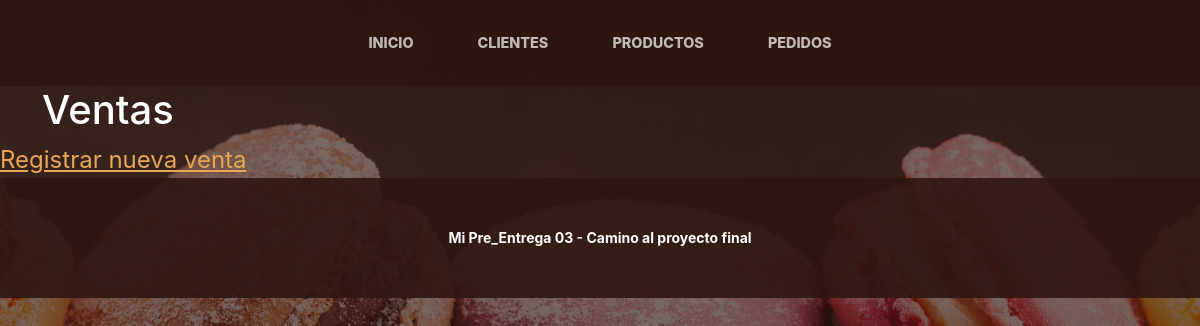
The app's page /venta, older data.
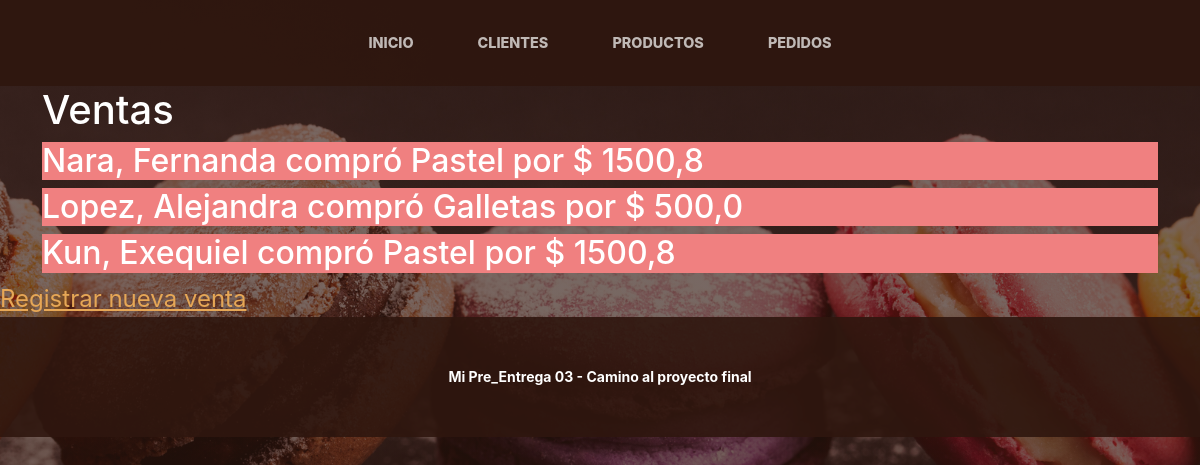
The same page, newer data.
### apps/venta/models.py (models this page shows, shortened)
class Vender (models.Model):
    carrito = models.ForeignKey(Producto, on_delete=models.SET_NULL, null=True, blank=True)
    cliente = models.ForeignKey(Cliente, on_delete=models.SET_NULL, null=True, blank=True)

### apps/cliente/models.py (models this page shows)
class Cliente(models.Model):
    nombre = models.CharField(max_length=20)
    apellido = models.CharField(max_length=20)
    nacimiento = models.DateField(null=True)
    contacto = models.CharField(max_length=25)
    ciudad_id = models.ForeignKey(Ciudad, on_delete=models.SET_NULL, null=True, blank=True)
    domicilio = models.CharField(max_length=25)
    def __str__(self):
        return f"{self.apellido}, {self.nombre}"

### apps/producto/models.py (models this page shows, shortened)
class Producto(models.Model):
    nombre = models.CharField(max_length=15)
    sabor = models.CharField(max_length=15)
    descripcion = models.CharField(max_length=50)
    precio = models.FloatField()

### apps/venta/views.py (the view)
# urls.py: path('', home, name='home'),
def home (request):
    ventas_registradas = Vender.objects.all()
    contexto = {"ventas": ventas_registradas}
    return render(request, "venta/index.html", contexto)

### apps/venta/templates/venta/index.html
{% extends 'MENU/index.html' %}
    {% block INDEX_TITULO %}
        <div class="container">
            <h1>Ventas</h1>
        </div>
    {% endblock INDEX_TITULO %}
    {% block INDEX_CONTENIDO %}
        <div class="container">
            {% for venta in ventas %}
                <h2>{{ venta.cliente }} compró {{ venta.carrito.nombre }} por $ {{ venta.carrito.precio }}</h2>
            {% endfor %}
        </div>
        <a href="{% url 'venta:nuevaventa' %}"  style="font-size: x-large;">Registrar nueva venta</a>
    {% endblock INDEX_CONTENIDO %}

### apps/MENU/templates/MENU/index.html (shortened to what this page needs)
{% extends 'MENU/base.html' %}
{% block CONTENIDO %}
    {% block INDEX_TITULO %}
    {% endblock INDEX_TITULO %}
    {% block INDEX_CONTENIDO %}{% endblock INDEX_CONTENIDO %}
{% endblock CONTENIDO %}

### apps/MENU/templates/MENU/base.html (shortened to what this page needs)
{% load static %}
<!DOCTYPE html>
<html lang="en">
<head>
    <link href="{% static 'MENU/css/styles.css' %}" rel="stylesheet" />
</head>
<body display="flex", flex-direction="column">
    {% include 'MENU/navbar.html' %}
    {% block CONTENIDO %}
    {% endblock CONTENIDO %}
</body>
<footer>{% include 'MENU/foother.html' %}</footer>
</html>

### apps/MENU/templates/MENU/navbar.html (shortened to what this page needs)
<nav class="navbar navbar-expand-lg navbar-dark py-lg-4" id="mainNav">
    <div class="container">
        <div class="collapse navbar-collapse" id="navbarSupportedContent">
            <ul class="navbar-nav mx-auto">
                <li class="nav-item px-lg-4"><a class="nav-link text-uppercase" href="{% url 'HOME:index' %}">Inicio</a></li>
                <li class="nav-item px-lg-4"><a class="nav-link text-uppercase" href="{% url 'cliente:home' %}">Clientes</a></li>
                <li class="nav-item px-lg-4"><a class="nav-link text-uppercase" href="{% url 'producto:home' %}">Productos</a></li>
                <li class="nav-item px-lg-4"><a class="nav-link text-uppercase" href="{% url 'venta:home' %}">Pedidos</a></li>
            </ul>
        </div>
    </div>
</nav>

### apps/MENU/templates/MENU/foother.html
<footer class="footer text-faded text-center py-5">
    <div class="container" ><p class="m-0 small" style="flex-grow: 1;">Mi Pre_Entrega 03 - Camino al proyecto final</p></div>
</footer>

Row changes from the older to the newer data that the page shows:
added Vender: cliente "Nara, Fernanda", carrito.nombre "Pastel", carrito.precio "1500,8"
added Vender: cliente "Lopez, Alejandra", carrito.nombre "Galletas", carrito.precio "500,0"
added Vender: cliente "Kun, Exequiel", carrito.nombre "Pastel", carrito.precio "1500,8"
